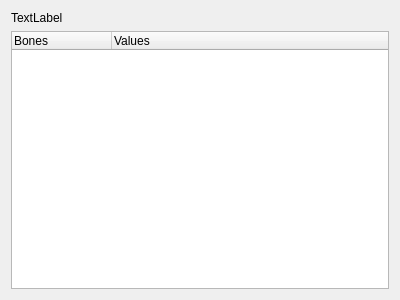
<?xml version="1.0" encoding="UTF-8"?>
<ui version="4.0">
 <class>BoneListField</class>
 <widget class="QWidget" name="BoneListField">
  <property name="geometry">
   <rect>
    <x>0</x>
    <y>0</y>
    <width>400</width>
    <height>300</height>
   </rect>
  </property>
  <property name="windowTitle">
   <string>Form</string>
  </property>
  <layout class="QVBoxLayout" name="verticalLayout">
   <item>
    <widget class="QLabel" name="label">
     <property name="text">
      <string>TextLabel</string>
     </property>
    </widget>
   </item>
   <item>
    <widget class="QTreeWidget" name="treeWidget">
     <property name="rootIsDecorated">
      <bool>false</bool>
     </property>
     <column>
      <property name="text">
       <string>Bones</string>
      </property>
     </column>
     <column>
      <property name="text">
       <string>Values</string>
      </property>
     </column>
    </widget>
   </item>
  </layout>
 </widget>
 <resources/>
 <connections/>
</ui>
